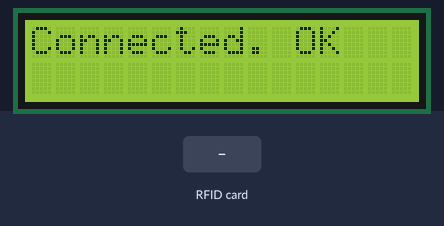
A sketch run on a simulated ESP8266 (NodeMCU). On the bench: 16×2 character LCD. Inputs (shaded band) come from the test bench. WiFi joins after 1.5 s; servers stay silent unless stated; what the sketch prints to the serial monitor is not drawn.

Above: at 4.9 s.
At 7.5 s:
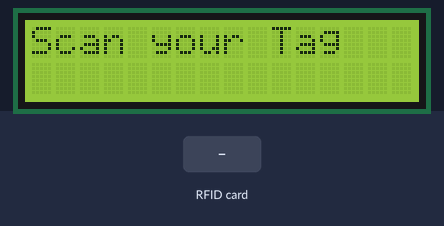
7.6 s: RFID card 5E 7A 19 C4 held to the reader
At 9.4 s:
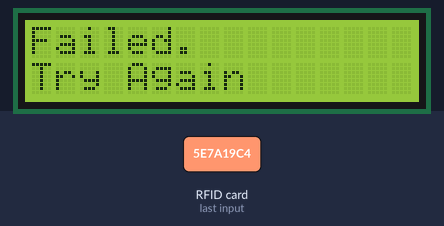
Timing chart, 0 to 10.9 s (numbered marks = the images above; inputs shaded):
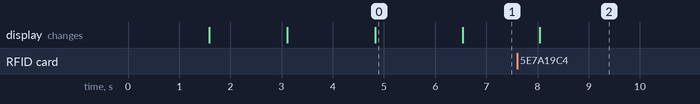

The sketch:

READ.ino
```cpp
#include <Arduino.h>
#include <ESP8266WiFi.h>
#include <SPI.h>
#include <MFRC522.h>
#include <HTTPSRedirect.h>

#include<Wire.h>
#include<LiquidCrystal_I2C.h>
LiquidCrystal_I2C lcd(0x27, 16, 2);
//---------------------------------------------------------------------------------------------------------
// Enter Google Script Deployment ID:
const char *GScriptId = "A";
String gate_number = "UB 1011";
//---------------------------------------------------------------------------------------------------------
// Enter network credentials:
const char* ssid     = "vivo X100";
const char* password = "";
//---------------------------------------------------------------------------------------------------------
// Enter command (insert_row or append_row) and your Google Sheets sheet name (default is Sheet1):
String payload_base =  "{\"command\": \"insert_row\", \"sheet_name\": \"Sheet1\", \"values\": ";
String payload = "";
//---------------------------------------------------------------------------------------------------------
// Google Sheets setup (do not edit)
const char* host        = "script.google.com";
const int   httpsPort   = 443;
const char* fingerprint = "";
String url = String("/macros/s/") + GScriptId + "/exec";
HTTPSRedirect* client = nullptr;
//------------------------------------------------------------
// Declare variables that will be published to Google Sheets
String student_id;
//------------------------------------------------------------
int blocks[] = {4,5,6,8,9};
#define total_blocks  (sizeof(blocks) / sizeof(blocks[0]))
//------------------------------------------------------------
#define RST_PIN  0  //D3
#define SS_PIN   2  //D4
#define BUZZER   4  //D2
//------------------------------------------------------------
MFRC522 mfrc522(SS_PIN, RST_PIN);
MFRC522::MIFARE_Key key;
MFRC522::StatusCode status;
//------------------------------------------------------------
/* Be aware of Sector Trailer Blocks */
int blockNum = 2;
/* Create another array to read data from Block */
/* Length of buffer should be 2 Bytes more than the size of Block (16 Bytes) */
byte bufferLen = 18;
byte readBlockData[18];
//------------------------------------------------------------

/****************************************************************************************************
 * setup Function
****************************************************************************************************/
void setup() {
  //----------------------------------------------------------
  Serial.begin(9600);
  delay(1500);  // Changed delay time to 1500 ms (1.5 seconds)
  Serial.println('\n');
  //----------------------------------------------------------
  SPI.begin();
  //----------------------------------------------------------
  //initialize lcd screen
  lcd.init();
  // turn on the backlight
  lcd.backlight();
  lcd.clear();
  lcd.setCursor(0,0); //col=0 row=0
  lcd.print("Connecting to");
  lcd.setCursor(0,1); //col=0 row=0
  lcd.print("WiFi...");
  //----------------------------------------------------------
  // Connect to WiFi
  WiFi.begin(ssid, password);
  Serial.print("Connecting to ");
  Serial.print(ssid); Serial.println(" ...");

  while (WiFi.status() != WL_CONNECTED) {
    delay(1500);  // Changed delay time to 1500 ms (1.5 seconds)
    Serial.print(".");
  }
  Serial.println('\n');
  Serial.println("WiFi Connected!");
  Serial.println(WiFi.localIP());
  //----------------------------------------------------------
  // Use HTTPSRedirect class to create a new TLS connection
  client = new HTTPSRedirect(httpsPort);
  client->setInsecure();
  client->setPrintResponseBody(true);
  client->setContentTypeHeader("application/json");
  //----------------------------------------------------------
  lcd.clear();
  lcd.setCursor(0,0); //col=0 row=0
  lcd.print("Connecting to");
  lcd.setCursor(0,1); //col=0 row=0
  lcd.print("Google ");
  delay(1500);  // Changed delay time to 1500 ms (1.5 seconds)
  //----------------------------------------------------------
  Serial.print("Connecting to ");
  Serial.println(host);
  //----------------------------------------------------------
  // Try to connect for a maximum of 5 times
  bool flag = false;
  for(int i=0; i<5; i++){
    int retval = client->connect(host, httpsPort);
    if (retval == 1){
      flag = true;
      String msg = "Connected. OK";
      Serial.println(msg);
      lcd.clear();
      lcd.setCursor(0,0); //col=0 row=0
      lcd.print(msg);
      delay(1500);  // Changed delay time to 1500 ms (1.5 seconds)
      break;
    }
    else
      Serial.println("Connection failed. Retrying...");
  }
  //----------------------------------------------------------
  if (!flag){
    lcd.clear();
    lcd.setCursor(0,0); //col=0 row=0
    lcd.print("Connection fail");
    Serial.print("Could not connect to server: ");
    Serial.println(host);
    delay(1500);  // Changed delay time to 1500 ms (1.5 seconds)
    return;
  }
  //----------------------------------------------------------
  delete client;    // delete HTTPSRedirect object
  client = nullptr; // delete HTTPSRedirect object
  //----------------------------------------------------------
}

/****************************************************************************************************
 * loop Function
****************************************************************************************************/
void loop() {
  //----------------------------------------------------------------
  static bool flag = false;
  if (!flag){
    client = new HTTPSRedirect(httpsPort);
    client->setInsecure();
    flag = true;
    client->setPrintResponseBody(true);
    client->setContentTypeHeader("application/json");
  }
  if (client != nullptr){
    if (!client->connected()){
      int retval = client->connect(host, httpsPort);
      if (retval != 1){
        Serial.println("Disconnected. Retrying...");
        lcd.clear();
        lcd.setCursor(0,0); //col=0 row=0
        lcd.print("Disconnected.");
        lcd.setCursor(0,1); //col=0 row=0
        lcd.print("Retrying...");
        return;
      }
    }
  }
  else{
    Serial.println("Error creating client object!");
  }
  //----------------------------------------------------------------
  lcd.clear();
  lcd.setCursor(0,0); //col=0 row=0
  lcd.print("Scan your Tag");
  /* Initialize MFRC522 Module */
  mfrc522.PCD_Init();
  if ( ! mfrc522.PICC_IsNewCardPresent()) {return;}
  if ( ! mfrc522.PICC_ReadCardSerial()) {return;}
  //----------------------------------------------------------------
  String values = "", data;
  for (byte i = 0; i < total_blocks; i++) {
    ReadDataFromBlock(blocks[i], readBlockData);
    if(i == 0){
      data = String((char*)readBlockData);
      data.trim();
      student_id = data;
      values = "\"" + data + ",";
    }
    else{
      data = String((char*)readBlockData);
      data.trim();
      values += data + ",";
    }
  }
  values += gate_number + "\"}";
  payload = payload_base + values;
  //----------------------------------------------------------------
  lcd.clear();
  lcd.setCursor(0,0);
  lcd.print("Publishing Data");
  lcd.setCursor(0,1);
  lcd.print("Please Wait...");
  //----------------------------------------------------------------
  Serial.println("Publishing data...");
  Serial.println(payload);
  if(client->POST(url, host, payload)){
    Serial.println("[OK] Data published.");
    lcd.clear();
    lcd.setCursor(0,0);
    lcd.print("Student ID: "+student_id);
    lcd.setCursor(0,1);
    lcd.print("Thanks");
    delay(1500);  // Changed delay time to 1500 ms (1.5 seconds) after publishing
  }
  else{
    Serial.println("Error while connecting");
    lcd.clear();
    lcd.setCursor(0,0);
    lcd.print("Failed.");
    lcd.setCursor(0,1);
    lcd.print("Try Again");
    delay(1500);  // Changed delay time to 1500 ms (1.5 seconds) if publishing fails
  }
  //----------------------------------------------------------------
  delay(1500);  // Changed delay time to 1500 ms (1.5 seconds) after each loop
}

/****************************************************************************************************
 * ReadDataFromBlock() function
 ****************************************************************************************************/
void ReadDataFromBlock(int blockNum, byte readBlockData[])
{
  //----------------------------------------------------------------------------
  for (byte i = 0; i < 6; i++) {
    key.keyByte[i] = 0xFF;
  }
  //----------------------------------------------------------------------------
  status = mfrc522.PCD_Authenticate(MFRC522::PICC_CMD_MF_AUTH_KEY_A, blockNum, &key, &(mfrc522.uid));
  if (status != MFRC522::STATUS_OK){
     Serial.print("Authentication failed for Read: ");
     Serial.println(mfrc522.GetStatusCodeName(status));
     return;
  }
  else {
    Serial.println("Authentication success");
  }
  //----------------------------------------------------------------------------
  status = mfrc522.MIFARE_Read(blockNum, readBlockData, &bufferLen);
  if (status != MFRC522::STATUS_OK) {
    Serial.print("Reading failed: ");
    Serial.println(mfrc522.GetStatusCodeName(status));
    return;
  }
  else {
    readBlockData[16] = ' ';
    readBlockData[17] = ' ';
    Serial.println("Block was read successfully");
  }
  //----------------------------------------------------------------------------
}
```

Measured:
- after the input at 7.6 s, the display: changes after 0.44 s (image 2)
- what the display in image 0 shows lasts 1.7 s, from 4.8 s to 6.5 s
